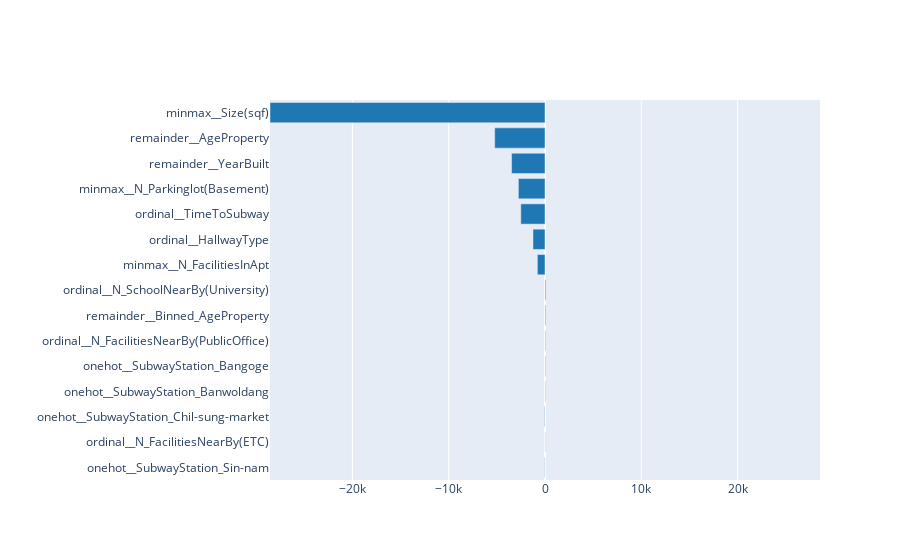

The notebook cell saved with this chart:
### Markdown cell above
- `Permutation Feature Importance`

### Code cell
interpret_model(result_gbr_sampling, plot = 'pfi')

### Figure 1 — Plotly figure (JSON) as saved in the notebook; plotly's stock layout.template omitted (floating-point values rounded to 4 significant figures)
{"data": [{"marker": {"color": ["#1f77b4", "#ff7f0e", "#1f77b4", "#ff7f0e", "#ff7f0e", "#ff7f0e", "#ff7f0e", "#ff7f0e", "#1f77b4", "#1f77b4", "#1f77b4", "#1f77b4", "#1f77b4", "#1f77b4", "#1f77b4"]}, "orientation": "h", "type": "bar", "x": [-28.0, 29.61, -40.06, 53.83, 60.79, 67.45, 87.8, 106.9, -793.8, -1248.0, -2512.0, -2764.0, -3469.0, -5222.0, -28560.0], "y": ["onehot__SubwayStation_Sin-nam", "ordinal__N_FacilitiesNearBy(ETC)", "onehot__SubwayStation_Chil-sung-market", "onehot__SubwayStation_Banwoldang", "onehot__SubwayStation_Bangoge", "ordinal__N_FacilitiesNearBy(PublicOffice)", "remainder__Binned_AgeProperty", "ordinal__N_SchoolNearBy(University)", "minmax__N_FacilitiesInApt", "ordinal__HallwayType", "ordinal__TimeToSubway", "minmax__N_Parkinglot(Basement)", "remainder__YearBuilt", "remainder__AgeProperty", "minmax__Size(sqf)"]}], "layout": {"title": {"text": ""}, "xaxis": {"range": [-28560.0, 28560.0], "title": {"text": ""}}, "yaxis": {"automargin": true, "dtick": 1, "title": {"text": ""}}}}
